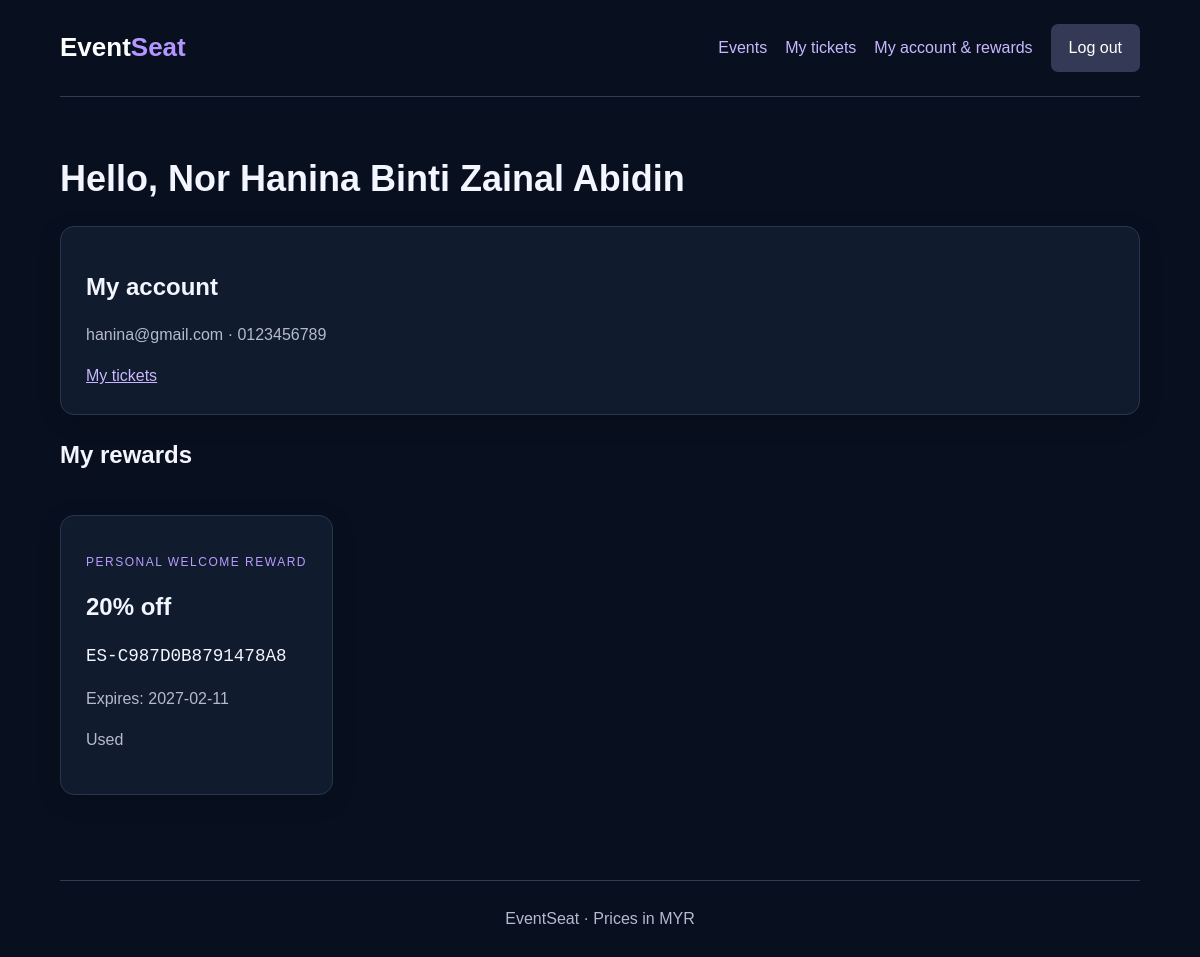
The page /account.php (signed in) on the database its author committed.
### tables this page shows
CREATE TABLE `users` (
  `user_id` int(10) UNSIGNED NOT NULL,
  `full_name` varchar(80) NOT NULL,
  `email` varchar(120) NOT NULL,
  `phone` varchar(40) NOT NULL,
  `password_hash` varchar(255) NOT NULL,
  `role` enum('user','admin') NOT NULL DEFAULT 'user',
  `status` enum('active','blocked') NOT NULL DEFAULT 'active',
  `login_failures` int(11) NOT NULL DEFAULT 0,
  `locked_until` datetime DEFAULT NULL,
  `created_at` timestamp NOT NULL DEFAULT current_timestamp(),
  `auth_version` int(10) UNSIGNED NOT NULL DEFAULT 0
);

CREATE TABLE `promo_codes` (
  `promo_id` int(10) UNSIGNED NOT NULL,
  `promo_code` varchar(30) NOT NULL,
  `discount_percent` tinyint(3) UNSIGNED NOT NULL,
  `expiry_date` date NOT NULL,
  `status` varchar(20) NOT NULL DEFAULT 'active',
  `user_id` int(10) UNSIGNED DEFAULT NULL,
  `used_at` datetime DEFAULT NULL
);

### auth.php (called while the page is built, shortened)
<?php
function currentUser() {
 global $pdo;
 $q=$pdo->prepare('SELECT * FROM users WHERE user_id=? AND status="active"');
 $q->execute([$_SESSION['user_id']]); $user=$q->fetch();
 return $user;
}

### account.php (the view)
<?php require __DIR__.'/common.php'; $user=requireRole('user'); pageStart('My account');
$q=$pdo->prepare('SELECT * FROM promo_codes WHERE user_id=? ORDER BY promo_id DESC');$q->execute([$user['user_id']]); ?>
<h1>Hello, <?=h($user['full_name'])?></h1><section class="panel"><h2>My account</h2><p><?=h($user['email'])?> · <?=h($user['phone'])?></p><a href="tickets.php">My tickets</a></section><h2>My rewards</h2><div class="cards"><?php foreach($q as $r): ?><section class="panel"><p class="label">PERSONAL WELCOME REWARD</p><h2><?=h($r['discount_percent'])?>% off</h2><code><?=h($r['promo_code'])?></code><p>Expires: <?=h($r['expiry_date'])?></p><p><?=h($r['used_at']?'Used':($r['status']!=='active'?'Inactive':($r['expiry_date']<date('Y-m-d')?'Expired':'Available · One use · Only for you')))?></p></section><?php endforeach; ?></div><?php pageEnd(); ?>

### style.css (style rules this page uses)
* { box-sizing: border-box; }
body { margin: 0; background-color: #0b0d1b; color: #f6f5ff; font: 16px/1.6 Arial, sans-serif; }
a { color: #c9b8ff; }
h1, h2 { line-height: 1.25; }
h1 { font-size: 36px; }
p, .small { color: #b6bace; }
.label { color: #b99bff; font-size: 12px; letter-spacing: 1.5px; }
.cards { display: flex; flex-wrap: wrap; gap: 22px; }
.panel { margin: 25px 0; padding: 25px; border: 1px solid #343a55; border-radius: 10px; background-color: #171b30; }
:root { color-scheme:dark;--ink:#f3f5ff;--accent:#9365ff }
body { background:#080f1e;color:var(--ink) }
.panel,.card { background:#101b2d;border-color:#29374e;border-radius:14px }
.panel { box-shadow:0 6px 24px #0002 }
code { font-size:1.1rem;overflow-wrap:anywhere }

### rows shown on the page
users: full_name "Nor Hanina Binti Zainal Abidin", email "hanina@gmail.com", phone "0123456789"
promo_codes: discount_percent "20", promo_code "ES-C987D0B8791478A8", expiry_date "2027-02-11"
